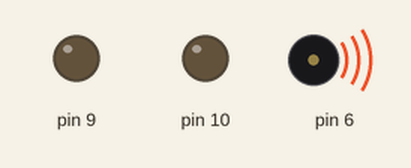
Recording of a sketch running on a simulated Arduino Uno, built with avr-gcc and run on an emulated ATmega328P. On the bench: output pins drawn as LEDs (lit = HIGH), buzzer (waves = sounding).

Above: at 0.15 s.
Timing chart, 0 to 15.6 s (numbered marks = the images above):
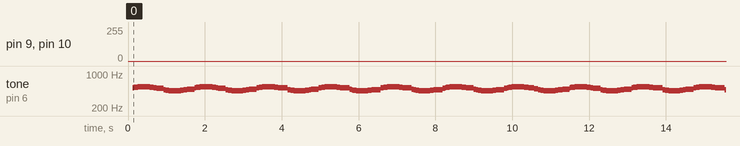

The sketch:

police.ino
```cpp
float i = 0;
int r = 255;
int b = 0;

void setup() {}

void loop() {
  r--;
  if (r < 0) {
    r = 255;
  }

  b++;
  if (b > 255) {
    b = 0;
  }

  i += 0.02;
  int freq = 500 + sin(i) * 50;
  tone(6, freq, 1000);

  analogWrite(9, r);
  analogWrite(10, b);

  delay(5);
}
```

Measured:
- by itself, tone on pin 6: plays 523 Hz for 0.04 s, 529 Hz for 0.02 s, 532 Hz for 0.02 s, 535 Hz for 0.02 s, 537 Hz for 0.02 s, 539 Hz for 0.01 s … (579 notes in this stretch)
